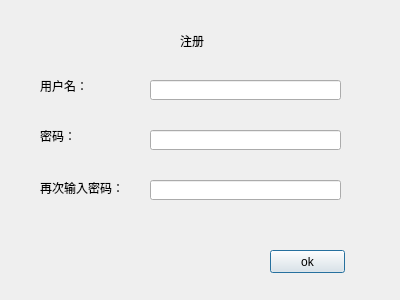
<?xml version="1.0" encoding="UTF-8"?>
<ui version="4.0">
 <class>Dialog</class>
 <widget class="QDialog" name="Dialog">
  <property name="geometry">
   <rect>
    <x>0</x>
    <y>0</y>
    <width>400</width>
    <height>300</height>
   </rect>
  </property>
  <property name="windowTitle">
   <string>Dialog</string>
  </property>
  <widget class="QLabel" name="label_3">
   <property name="geometry">
    <rect>
     <x>40</x>
     <y>180</y>
     <width>91</width>
     <height>16</height>
    </rect>
   </property>
   <property name="text">
    <string>再次输入密码：</string>
   </property>
  </widget>
  <widget class="QLabel" name="label_4">
   <property name="geometry">
    <rect>
     <x>180</x>
     <y>30</y>
     <width>71</width>
     <height>21</height>
    </rect>
   </property>
   <property name="text">
    <string>注册</string>
   </property>
  </widget>
  <widget class="QLineEdit" name="lineEdit_2">
   <property name="geometry">
    <rect>
     <x>150</x>
     <y>130</y>
     <width>191</width>
     <height>20</height>
    </rect>
   </property>
  </widget>
  <widget class="QLabel" name="label">
   <property name="geometry">
    <rect>
     <x>40</x>
     <y>80</y>
     <width>54</width>
     <height>12</height>
    </rect>
   </property>
   <property name="text">
    <string>用户名：</string>
   </property>
  </widget>
  <widget class="QPushButton" name="pushButton">
   <property name="geometry">
    <rect>
     <x>270</x>
     <y>250</y>
     <width>75</width>
     <height>23</height>
    </rect>
   </property>
   <property name="text">
    <string>ok</string>
   </property>
  </widget>
  <widget class="QLabel" name="label_2">
   <property name="geometry">
    <rect>
     <x>40</x>
     <y>130</y>
     <width>54</width>
     <height>12</height>
    </rect>
   </property>
   <property name="text">
    <string>密码：</string>
   </property>
  </widget>
  <widget class="QLineEdit" name="lineEdit">
   <property name="geometry">
    <rect>
     <x>150</x>
     <y>80</y>
     <width>191</width>
     <height>20</height>
    </rect>
   </property>
  </widget>
  <widget class="QLineEdit" name="lineEdit_3">
   <property name="geometry">
    <rect>
     <x>150</x>
     <y>180</y>
     <width>191</width>
     <height>20</height>
    </rect>
   </property>
  </widget>
 </widget>
 <resources/>
 <connections/>
</ui>
